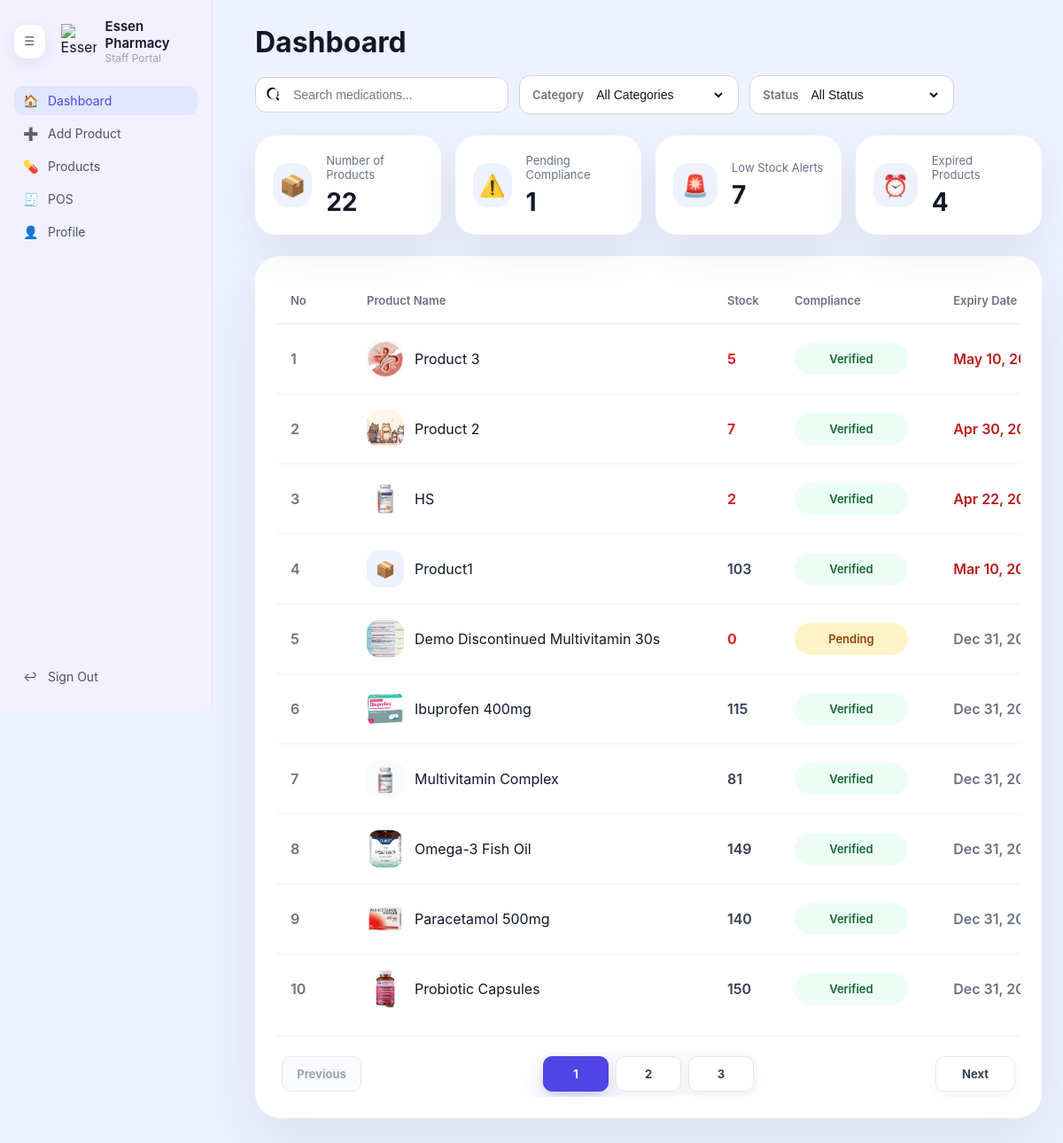
The page /staff/dashboard.php (signed in) on the database as committed earlier.
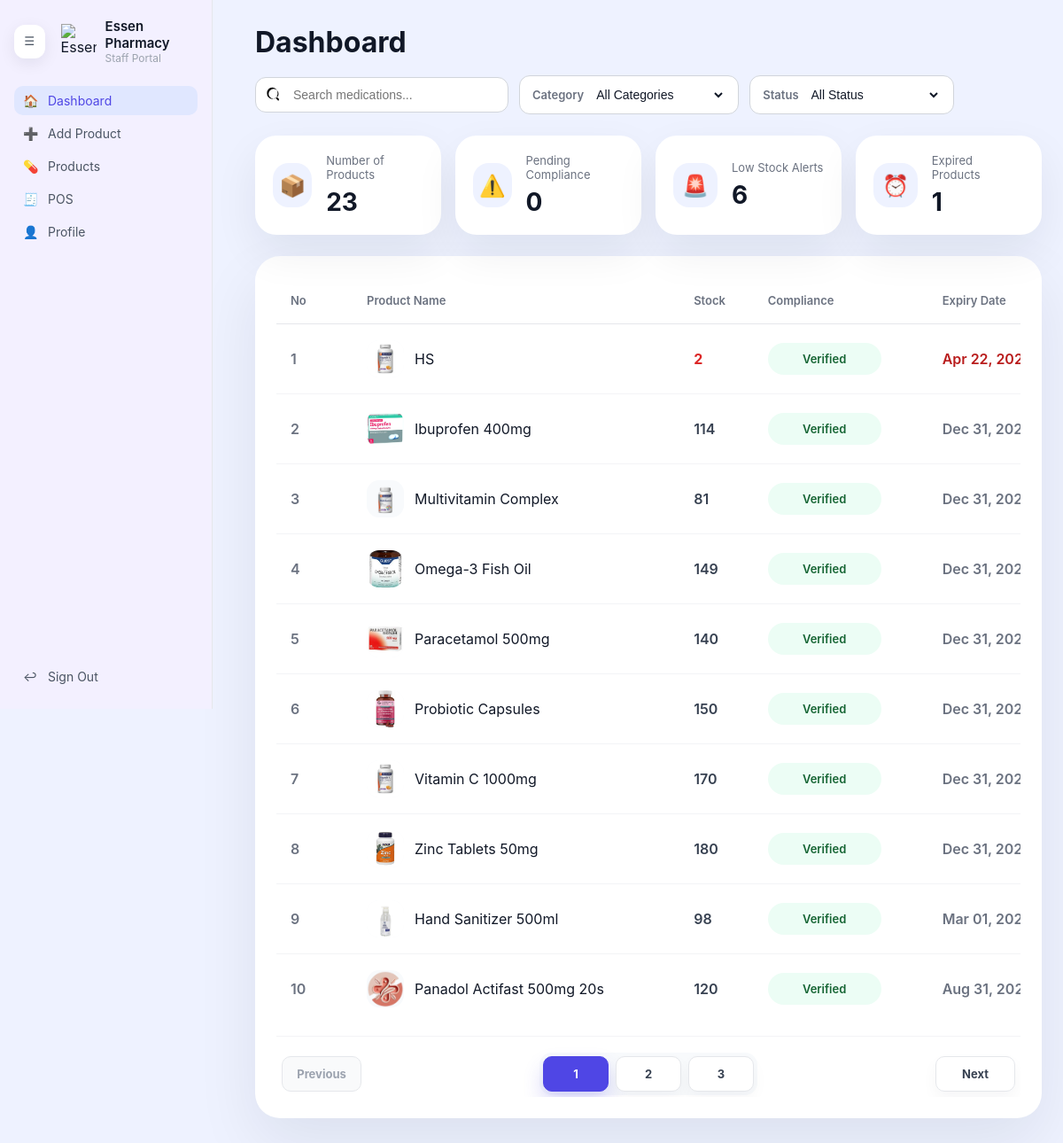
The same page on the database as committed later.
### tables this page shows
CREATE TABLE `products` (
  `productID` int(10) UNSIGNED NOT NULL,
  `productName` varchar(255) NOT NULL,
  `barcode` varchar(100) DEFAULT NULL,
  `barcodeImagePath` varchar(255) DEFAULT NULL,
  `productDescription` text DEFAULT NULL,
  `category` varchar(100) NOT NULL,
  `price` decimal(10,2) NOT NULL DEFAULT 0.00,
  `stockQuantity` int(11) NOT NULL DEFAULT 0,
  `physicalStock` int(11) DEFAULT NULL,
  `onlineStock` int(11) DEFAULT NULL,
  `productType` enum('Physical','Online','Both') NOT NULL DEFAULT 'Both',
  `complianceStatus` enum('Pending','Approved','Rejected') NOT NULL DEFAULT 'Pending',
  `status` enum('Active','Inactive') NOT NULL DEFAULT 'Active',
  `imagePath` varchar(255) DEFAULT NULL,
  `expiryDate` date DEFAULT NULL,
  `created_at` timestamp NOT NULL DEFAULT current_timestamp()
);

### staff/dashboard.php (the view, shortened to what the changed rows need)
<?php
require_once __DIR__ . '/../db.php';
$errors = [];
$perPage = 10;
$page = max(1, (int)($_GET['page'] ?? 1));
$lowStockThreshold = 50;
$where = '1=1';
$params = [];
$types = '';
$countSql = "SELECT COUNT(*) AS total FROM products WHERE $where";
$countStmt = $conn->prepare($countSql);
$totalSKUs = 0;
if ($countStmt) {
    $countStmt->execute();
    $countResult = $countStmt->get_result();
    $totalSKUs = (int)($countResult->fetch_assoc()['total'] ?? 0);
}
$totalPages = max(1, (int)ceil($totalSKUs / $perPage));
$offset = ($page - 1) * $perPage;
$lowStockSql = "SELECT COUNT(*) AS total FROM products WHERE $where AND stockQuantity < ?";
$lowStockStmt = $conn->prepare($lowStockSql);
$lowStockItems = 0;
if ($lowStockStmt) {
    $lowStockParams = array_merge($params, [$lowStockThreshold]);
    $lowStockTypes = $types . 'i';
    $lowStockStmt->bind_param($lowStockTypes, ...$lowStockParams);
    $lowStockStmt->execute();
    $lowStockResult = $lowStockStmt->get_result();
    $lowStockItems = (int)($lowStockResult->fetch_assoc()['total'] ?? 0);
}
$expiredProductSql = "SELECT COUNT(*) AS total FROM products WHERE $where AND expiryDate IS NOT NULL AND expiryDate < CURDATE()";
$expiredProductStmt = $conn->prepare($expiredProductSql);
$expiredProductItems = 0;
if ($expiredProductStmt) {
    $expiredProductStmt->execute();
    $expiredProductResult = $expiredProductStmt->get_result();
    $expiredProductItems = (int)($expiredProductResult->fetch_assoc()['total'] ?? 0);
}
$sql = "SELECT productID,
               productName,
               category,
               complianceStatus,
               status,
               imagePath,
               expiryDate,
               stockQuantity,
               COALESCE(productType, 'Both') AS productType
        FROM products
        WHERE $where
        ORDER BY
            CASE
                WHEN expiryDate IS NULL THEN 2
                WHEN expiryDate < CURDATE() THEN 0
                ELSE 1
            END ASC,
            CASE
                WHEN expiryDate >= CURDATE() THEN expiryDate
                ELSE NULL
            END ASC,
            CASE
                WHEN expiryDate < CURDATE() THEN expiryDate
                ELSE NULL
            END DESC,
            productName ASC
        LIMIT ? OFFSET ?";
$stmt = $conn->prepare($sql);
if ($stmt) {
    $queryParams = array_merge($params, [$perPage, $offset]);
    $queryTypes = $types . 'ii';
    $stmt->bind_param($queryTypes, ...$queryParams);
}
if ($stmt) {
    $stmt->execute();
    $result = $stmt->get_result();
    $filteredInventory = $result->fetch_all(MYSQLI_ASSOC);
} else {
    $filteredInventory = [];
    $errors[] = 'Unable to load inventory from the database.';
}
$pendingCompliance = count(array_filter($filteredInventory, fn($item) => $item['complianceStatus'] !== 'Approved'));
$pageBaseParams = [];
function isExpiringSoon($dateStr) {
    $expiryDate = new DateTime($dateStr);
    $today = new DateTime('today');
    $diff = $today->diff($expiryDate);
    return $expiryDate > $today && $diff->days <= 30;
}
function isExpired($dateStr) {
    return new DateTime($dateStr) < new DateTime('today');
}
function formatDate($dateStr) {
    return (new DateTime($dateStr))->format('M d, Y');
}
function resolveProductImageUrl(string $path): string {
    $path = trim($path);
    if ($path === '') {
        return '';
    }
    $rootPath = rtrim(dirname($_SERVER['SCRIPT_NAME']), '/') . '/../admin/' . ltrim($path, '/');
    return preg_replace('#/+#', '/', $rootPath);
}
?>
<!DOCTYPE html>
<html lang="en">
<head>
    <link rel="stylesheet" href="css/staff-dashboard.css?v=2">
</head>
<body>
<div class="staff-layout">
    <main class="main-content">
        <div class="staff-page">
    <header class="page-header">
        <div>
            <h1>Dashboard</h1>
        </div>
    </header>
    <section class="metric-cards">
        <article class="metric-card">
            <div>
                <p class="metric-label">Number of Products</p>
                <p class="metric-value"><?php echo $totalSKUs; ?></p>
            </div>
        </article>
        <article class="metric-card">
            <div>
                <p class="metric-label">Pending Compliance</p>
                <p class="metric-value"><?php echo $pendingCompliance; ?></p>
            </div>
        </article>
        <article class="metric-card">
            <div>
                <p class="metric-label">Low Stock Alerts</p>
                <p class="metric-value"><?php echo $lowStockItems; ?></p>
            </div>
        </article>
        <article class="metric-card">
            <div>
                <p class="metric-label">Expired Products</p>
                <p class="metric-value"><?php echo $expiredProductItems; ?></p>
            </div>
        </article>
    </section>
    <section class="inventory-card">
        <div class="table-wrap">
            <table>
                <thead>
                    <tr>
                        <th class="no-col">No</th>
                        <th>Product Name</th>
                        <th>Stock</th>
                        <th>Compliance</th>
                        <th>Expiry Date</th>
                    </tr>
                </thead>
                <tbody>
                    <?php foreach ($filteredInventory as $index => $item): ?>
                        <tr>
                            <td class="no-col"><?php echo $offset + $index + 1; ?></td>
                            <td class="product-cell">
                                <?php $productImageUrl = resolveProductImageUrl($item['imagePath'] ?? ''); ?>
                                <?php if ($productImageUrl !== ''): ?>
                                    <img src="<?php echo htmlspecialchars($productImageUrl); ?>" alt="<?php echo htmlspecialchars($item['productName']); ?>" class="product-image">
                                <?php else: ?>
                                    <div class="product-badge">📦</div>
                                <?php endif; ?>
                                <span><?php echo htmlspecialchars($item['productName']); ?></span>
                            </td>
                            <td>
                                <span class="stock-display <?php echo (int)$item['stockQuantity'] < $lowStockThreshold ? 'low-stock' : ''; ?>"><?php echo (int)$item['stockQuantity']; ?></span>
                            </td>
                            <td>
                                <span class="compliance-toggle <?php echo ($item['complianceStatus'] === 'Approved') ? 'compliant' : 'pending'; ?>">
                                    <span><?php echo ($item['complianceStatus'] === 'Approved') ? 'Verified' : 'Pending'; ?></span>
                                </span>
                            </td>
                            <td class="expiry-cell <?php echo isExpired($item['expiryDate']) ? 'expired' : (isExpiringSoon($item['expiryDate']) ? 'expiring-soon' : ''); ?>">
                                <?php echo formatDate($item['expiryDate']); ?>
                            </td>
                        </tr>
                    <?php endforeach; ?>
                </tbody>
            </table>
            <?php if ($totalPages > 1): ?>
                <div class="dashboard-pagination">
                    <div class="page-number-group">
                        <?php for ($i = 1; $i <= $totalPages; $i++): ?>
                            <?php $pageParams = array_merge($pageBaseParams, ['page' => $i]); ?>
                            <a class="page-number <?php echo $i === $page ? 'active' : ''; ?>" href="?<?php echo htmlspecialchars(http_build_query($pageParams)); ?>"><?php echo $i; ?></a>
                        <?php endfor; ?>
                    </div>
                </div>
            <?php endif; ?>
        </div>
    </section>
</div>
    </main>
</div>
</body>
</html>

Rows that differ between the two databases and show on the page:
removed products: index "1", imagePath (picture), productName "Product 3", stockQuantity "5", complianceStatus "Verified", expiryDate "May 10,…"
removed products: index "2", imagePath (picture), productName "Product 2", stockQuantity "7", complianceStatus "Verified", expiryDate "Apr 30,…"
removed products: index "4", productName "Product1", stockQuantity "103", complianceStatus "Verified", expiryDate "Mar 10,…"
removed products: index "5", imagePath (picture), productName "Demo Discontinued Multivitamin 30s", stockQuantity "0", complianceStatus "Pending", expiryDate "Dec 31,…"
computed for products "HS": index "3" → "1"
changed products "Ibuprofen 400mg": index "6" → "2"; stockQuantity "115" → "114"
computed for products "Multivitamin Complex": index "7" → "3"
computed for products "Omega-3 Fish Oil": index "8" → "4"
computed for products "Paracetamol 500mg": index "9" → "5"
computed for products "Probiotic Capsules": index "10" → "6"
now on this page (row unchanged): products: index "7", imagePath (picture), productName "Vitamin C 1000mg", stockQuantity "170", complianceStatus "Verified", expiryDate "Dec 31,…"
now on this page (row unchanged): products: index "8", imagePath (picture), productName "Zinc Tablets 50mg", stockQuantity "180", complianceStatus "Verified", expiryDate "Dec 31,…"
now on this page (row edited): products: index "9", imagePath (picture), productName "Hand Sanitizer 500ml", stockQuantity "98", complianceStatus "Verified", expiryDate "Mar 01,…"
now on this page (row unchanged): products: index "10", imagePath (picture), productName "Panadol Actifast 500mg 20s", stockQuantity "120", complianceStatus "Verified", expiryDate "Aug 31,…"
Other text that changed with them:
$totalSKUs: "22" → "23"
$pendingCompliance: "1" → "0"
$lowStockItems: "7" → "6"
$expiredProductItems: "4" → "1"
